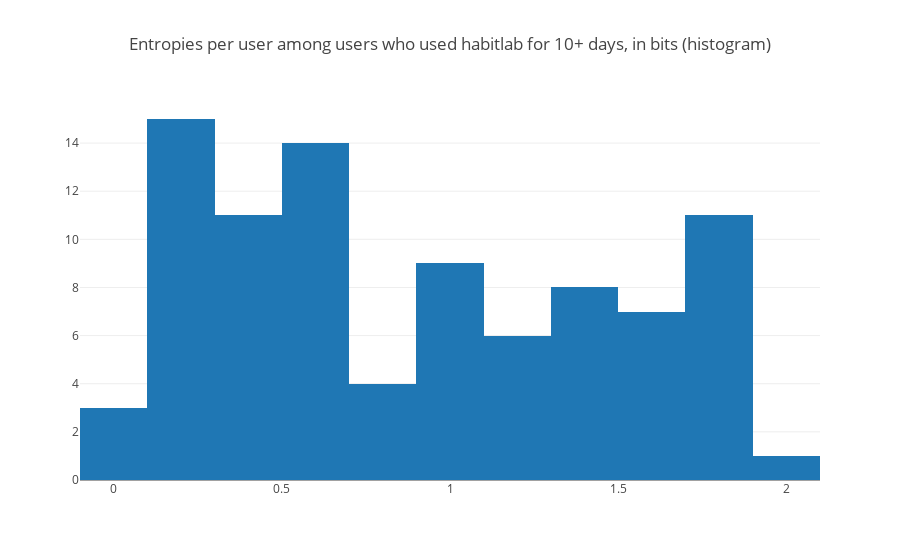

Write notebook code for a chart like this one.
### Code cell
#print(np.mean(entropies))
#print(np.sum(entropies))
entropies = get_entropies_for_all_users_with_10_first_days()
print('mean entropy per user', np.mean(entropies))
print('median entropy per user', np.median(entropies))
plothist(entropies, 'Entropies per user among users who used habitlab for 10+ days, in bits (histogram)')

### Figure 1 — Plotly figure (JSON) as saved in the notebook; plotly's stock layout.template omitted (floating-point values rounded to 4 significant figures)
{"data": [{"type": "histogram", "uid": "684a21cf-5ef8-4229-bdbb-b39d9b07d6f4", "x": [0.924, 0.1917, 0.131, 0.5009, 0.1347, 0.333, 0.5094, 0.4716, 0.4558, 1.319, 0.9109, 0.991, 0.5593, 0, 0, 0.6191, 0.1769, 0.3367, 0.6693, 0.5449, 1.136, 1.093, 0.6402, 0.1845, 1.148, 0.5942, 0.1751, 0.1887, 0, 0.1582, 0.7578, 0.1176, 0.5812, 0.2361, 0.668, 0.3339, 0.384, 0.6319, 1.444, 1.003, 0.7657, 0.4487, 1.202, 1.008, 0.2864, 0.4455, 0.6465, 0.1237, 0.663, 0.8691, 0.9393, 0.3088, 0.258, 1.656, 0.7773, 0.1292, 1.038, 0.4626, 0.3129, 1.594, 0.569, 1.411, 0.2618, 1.225, 1.273, 0.9959, 1.892, 1.807, 1.824, 1.741, 1.293, 1.489, 1.327, 1.678, 1.751, 1.782, 1.323, 1.671, 1.423, 1.596, 1.846, 1.718, 1.958, 1.842, 1.491, 1.65, 1.811, 1.532, 1.758]}], "layout": {"title": {"text": "Entropies per user among users who used habitlab for 10+ days, in bits (histogram)"}}}
